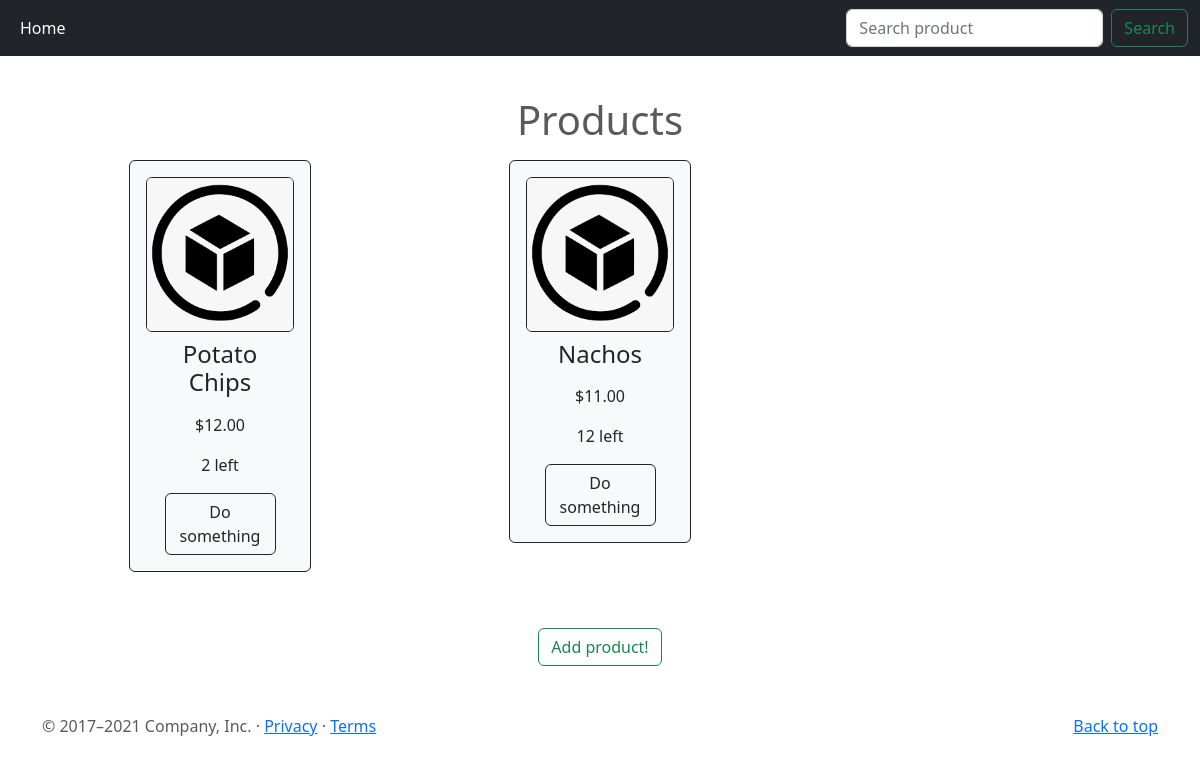
/products, run on an earlier commit of the app's database.
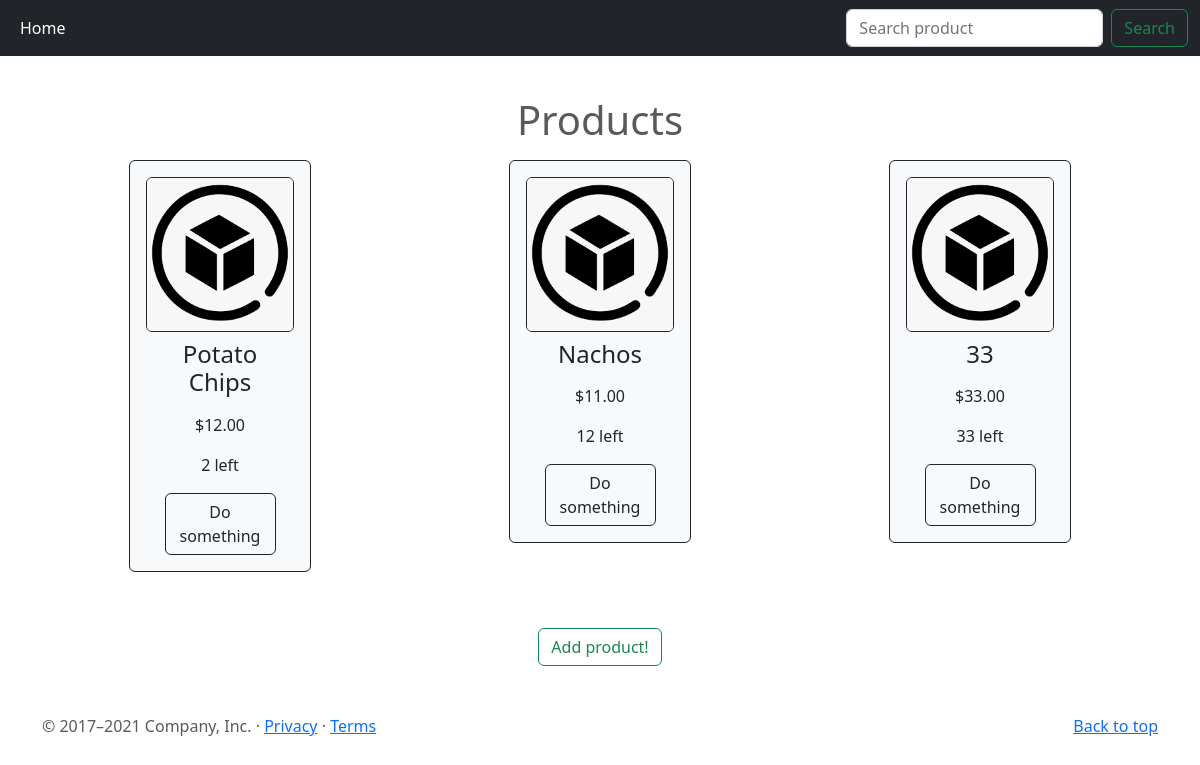
And on a later commit of the database.
### vendor/models.py (models this page shows)
class Product(models.Model):
    name = models.CharField(max_length=255)
    description = models.TextField()
    price = models.DecimalField(max_digits=10, decimal_places=2)
    stock = models.PositiveBigIntegerField()

### vendor/views.py (the view)
# urls.py: path('products', show_products, name='products'),
def show_products(request):
    context = {
        "products": Product.objects.all(),
    }
    return render(request, "vendor/products.html", context)

### vendor/templates/vendor/products.html (shortened to what this page needs)
{% extends "vendor/base.html" %}
{% load static %}
{% block bootstrap %}
    {{ block.super }}
    <link rel="stylesheet" href="https://cdnjs.cloudflare.com/ajax/libs/bootstrap/5.3.2/css/bootstrap.min.css">
    <link href="https://cdn.jsdelivr.net/npm/bootstrap@5.2.3/dist/css/bootstrap.min.css" rel="stylesheet">
{% endblock %}
{% block main %}
    <div class="container text-center">
        <h1 class="mt-5">Products</h1>
        <div class="row justify-content-start">
            {% if products %}
                {% for product in products %}
                        <div class="col-md-4 p-2">
                            <div class="rounded container bg-light w-50 p-3 h-auto d-inline-block hover-overlay ripple shadow-1-strong border border-dark" data-mdb-ripple-color="light">
                                <img src="{% static 'vendor/assets/default_product_image.png' %}" class="rounded img-fluid vw-50 vh-10 border border-dark" alt="item-image">
                                <p class="h4 text-dark p-2">{{ product.name|slice:":15" }}{% if product.name|length > 15 %}...{% endif %}</p>
                                <p class="text-dark text-center">${{product.price}}</p>
                                <p class="text-dark text-center">{{product.stock}} left</p>
                                <button type="button" class="btn btn-outline-dark w-75">Do something</button>
                            </div>
                        </div>
                {% endfor %}
            {% else %}
            <p class="mt-5">No products available yet.</p>
            {% endif %}
        </div>
        <div class="mt-5">
            <a href="{% url 'add_product' %}"><button type="button" class="btn btn-outline-success">Add product!</button></a>
        </div>
    </div>
{% endblock %}

### vendor/templates/vendor/base.html (shortened to what this page needs)
<!DOCTYPE html>
<html lang="en">
<head>
    {% load static %}
    {% block bootstrap %}
    <link href="{% static 'vendor/css/bootstrap.min.css' %}" rel="stylesheet">
    {% endblock %}
    {% block styles %}
    <link href="{% static 'vendor/css/carousel.css' %}" rel="stylesheet">
    {% endblock %}
</head>
<body>
    <header>
        {% block header %}
        <nav class="navbar navbar-expand-md navbar-dark fixed-top bg-dark">
            <div class="container-fluid">
                <div class="collapse navbar-collapse" id="navbarCollapse">
                    <ul class="navbar-nav me-auto mb-2 mb-md-0">
                        <li class="nav-item">
                          <a class="nav-link active" aria-current="page" href="{% url 'home' %}">Home</a>
                        </li>
                    </ul>
                    <form class="d-flex" action="{% url 'search_product' %}">
                        <input class="form-control me-2" name="criteria" type="search" placeholder="Search product" aria-label="Search">
                        <button class="btn btn-outline-success" type="submit">Search</button>
                    </form>
                </div>
            </div>
        </nav>
        {% endblock %}
    </header>
    <main>
        {%block main %}
        {%endblock%}
    </main>
    <footer>
        {% block footer %}
        <div class="container mt-5">
            <p class="float-end"><a href="#">Back to top</a></p>
            <p>© 2017–2021 Company, Inc. · <a href="#">Privacy</a> · <a href="#">Terms</a></p>
        </div>
        {%endblock%}
    </footer>
</body>
</html>

What changed in the data, as far as the page shows it:
added Product: name "33", price "33.00", stock "33"
